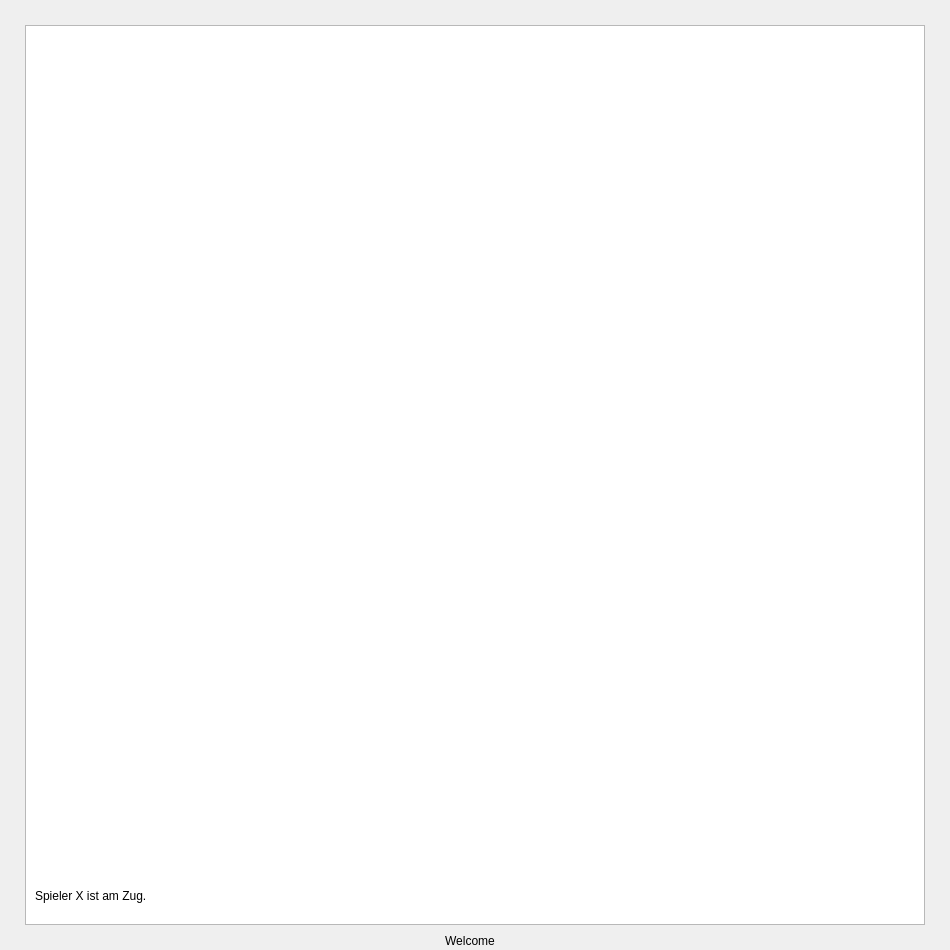
<?xml version="1.0" encoding="UTF-8"?>
<ui version="4.0">
 <class>fiveWins</class>
 <widget class="QWidget" name="fiveWins">
  <property name="geometry">
   <rect>
    <x>0</x>
    <y>0</y>
    <width>950</width>
    <height>950</height>
   </rect>
  </property>
  <property name="minimumSize">
   <size>
    <width>950</width>
    <height>950</height>
   </size>
  </property>
  <property name="maximumSize">
   <size>
    <width>950</width>
    <height>950</height>
   </size>
  </property>
  <property name="windowTitle">
   <string>fiveWins</string>
  </property>
  <widget class="QGraphicsView" name="graphicsView">
   <property name="geometry">
    <rect>
     <x>25</x>
     <y>25</y>
     <width>900</width>
     <height>900</height>
    </rect>
   </property>
  </widget>
  <widget class="QLabel" name="message">
   <property name="geometry">
    <rect>
     <x>20</x>
     <y>920</y>
     <width>900</width>
     <height>41</height>
    </rect>
   </property>
   <property name="text">
    <string>Welcome</string>
   </property>
   <property name="alignment">
    <set>Qt::AlignCenter</set>
   </property>
  </widget>
  <widget class="QLabel" name="label_turn">
   <property name="geometry">
    <rect>
     <x>35</x>
     <y>875</y>
     <width>871</width>
     <height>41</height>
    </rect>
   </property>
   <property name="text">
    <string>Spieler X ist am Zug.</string>
   </property>
  </widget>
 </widget>
 <resources/>
 <connections/>
</ui>
